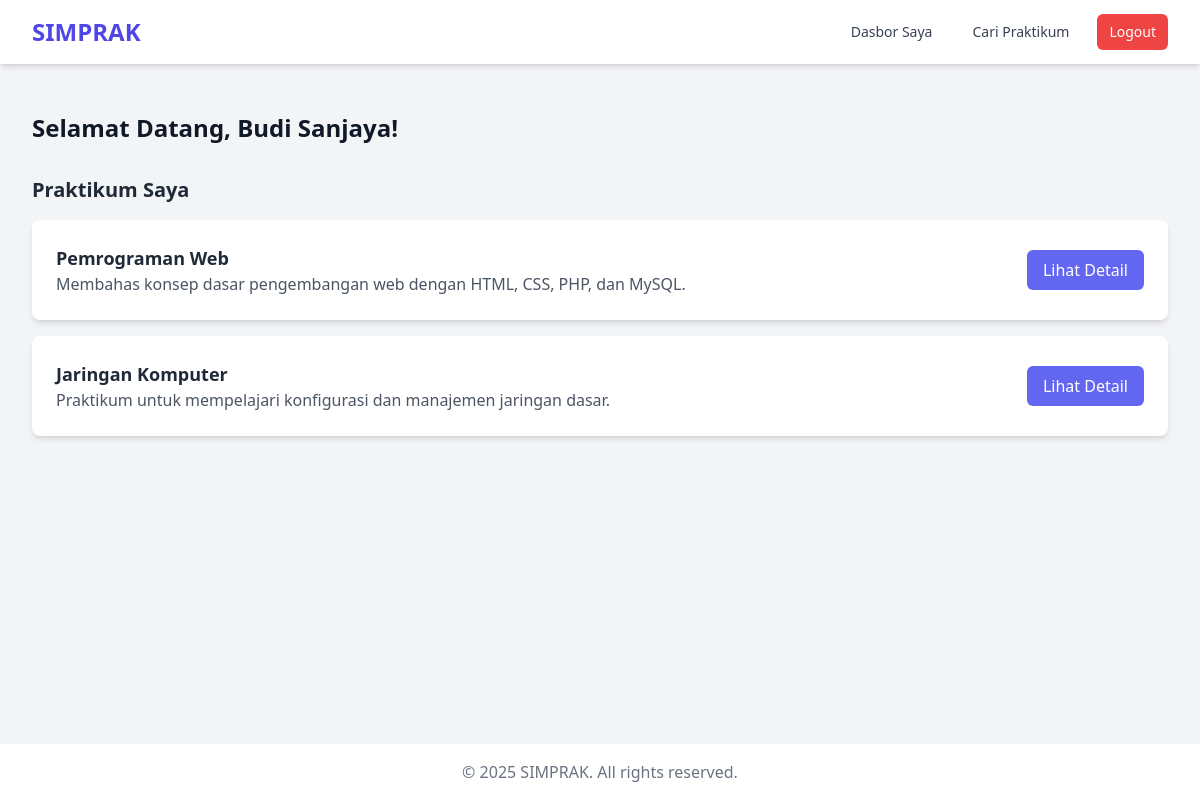
/index.php?page=mahasiswa_dashboard (signed in), run on the app's committed database.
### tables this page shows
CREATE TABLE `mata_praktikum` (
  `id` int(11) NOT NULL AUTO_INCREMENT,
  `nama_praktikum` varchar(255) NOT NULL,
  `deskripsi` text DEFAULT NULL,
  PRIMARY KEY (`id`)
);

### src/views/mahasiswa/dashboard.php (the view, shortened to what this page needs)
<?php
require_once __DIR__ . '/../../../config/database.php';
include_once __DIR__ . '/../templates/header.php';
$mahasiswa_id = $_SESSION['user_id'];
$query = "
    SELECT mp.id, mp.nama_praktikum, mp.deskripsi
    FROM mata_praktikum mp
    JOIN pendaftaran_praktikum pp ON mp.id = pp.praktikum_id
    WHERE pp.mahasiswa_id = ?
";
$stmt = $conn->prepare($query);
$stmt->bind_param("i", $mahasiswa_id);
$stmt->execute();
$result = $stmt->get_result();
?>
<div class="px-4 py-6 sm:px-0">
    <h1 class="text-2xl font-bold text-gray-900 mb-4">
        Selamat Datang, <?= htmlspecialchars($_SESSION['nama_lengkap']) ?>!
    </h1>
    <div class="mt-8">
        <h2 class="text-xl font-semibold text-gray-800">Praktikum Saya</h2>
        <div class="mt-4 space-y-4">
            <?php if ($result->num_rows > 0): ?>
                <?php while($row = $result->fetch_assoc()): ?>
                <div class="bg-white p-6 rounded-lg shadow-md flex justify-between items-center">
                    <div>
                        <h3 class="text-lg font-bold text-gray-800"><?= htmlspecialchars($row['nama_praktikum']) ?></h3>
                        <p class="text-gray-600"><?= htmlspecialchars($row['deskripsi']) ?></p>
                    </div>
                    <a href="index.php?page=detail_praktikum&id=<?= $row['id'] ?>" class="bg-indigo-500 text-white px-4 py-2 rounded-md hover:bg-indigo-600">
                        Lihat Detail
                    </a>
                </div>
                <?php endwhile; ?>
            <?php endif; ?>
        </div>
    </div>
</div>
<?php
include_once __DIR__ . '/../templates/footer.php';
?>

### data on the page
mata_praktikum: nama_praktikum "Pemrograman Web", deskripsi "Membahas konsep dasar pengembangan web dengan HTML, CSS, PHP, dan MySQL."
mata_praktikum: nama_praktikum "Jaringan Komputer", deskripsi "Praktikum untuk mempelajari konfigurasi dan manajemen jaringan dasar."

### other printed values
$_SESSION['nama_lengkap'] "Budi Sanjaya"
